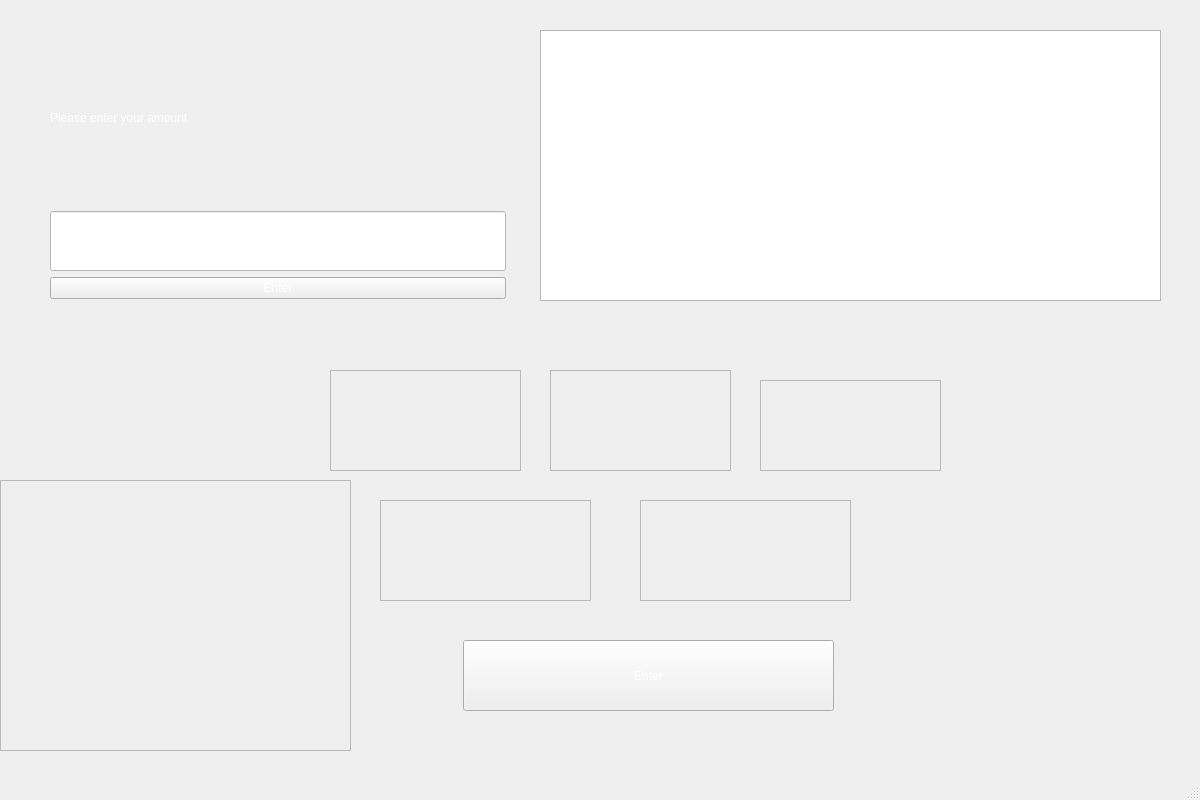
<?xml version="1.0" encoding="UTF-8"?>
<ui version="4.0">
 <class>Guiaom</class>
 <widget class="QMainWindow" name="Guiaom">
  <property name="geometry">
   <rect>
    <x>0</x>
    <y>0</y>
    <width>1200</width>
    <height>800</height>
   </rect>
  </property>
  <property name="maximumSize">
   <size>
    <width>1200</width>
    <height>800</height>
   </size>
  </property>
  <property name="windowTitle">
   <string>โปรแกรมแลกแบงค์/เหรียญ</string>
  </property>
  <property name="windowIcon">
   <iconset>
    <normaloff>../../.designer/backup/3743e35ed787b84af56132056fcf166e.png</normaloff>../../.designer/backup/3743e35ed787b84af56132056fcf166e.png</iconset>
  </property>
  <property name="styleSheet">
   <string notr="true">background-image: url(:/A1/141894_00_2x.jpg);
</string>
  </property>
  <widget class="QWidget" name="centralwidget">
   <widget class="QFrame" name="frame">
    <property name="geometry">
     <rect>
      <x>0</x>
      <y>480</y>
      <width>351</width>
      <height>271</height>
     </rect>
    </property>
    <property name="styleSheet">
     <string notr="true">background-image: url(:/A1/c24f248f8280a0035d193db844eebaec.png);</string>
    </property>
    <property name="frameShape">
     <enum>QFrame::StyledPanel</enum>
    </property>
    <property name="frameShadow">
     <enum>QFrame::Raised</enum>
    </property>
   </widget>
   <widget class="QWidget" name="">
    <property name="geometry">
     <rect>
      <x>50</x>
      <y>30</y>
      <width>456</width>
      <height>269</height>
     </rect>
    </property>
    <layout class="QVBoxLayout" name="verticalLayout">
     <item>
      <widget class="QLabel" name="label">
       <property name="styleSheet">
        <string notr="true">font: 24pt &quot;MS Shell Dlg 2&quot;;
color: rgb(255, 255, 255);
background-image: url(:/A1/abstract-halftone-background_23-2148583453.jpg);</string>
       </property>
       <property name="text">
        <string>Please enter your amount</string>
       </property>
      </widget>
     </item>
     <item>
      <widget class="QLineEdit" name="lineEdit">
       <property name="maximumSize">
        <size>
         <width>500</width>
         <height>60</height>
        </size>
       </property>
       <property name="styleSheet">
        <string notr="true">background-color: rgb(255, 255, 255);
text-decoration: underline;
font: 75 14pt &quot;MS Shell Dlg 2&quot;;
font: 14pt &quot;MS Shell Dlg 2&quot;;
background-image: url(:/A1/1876a4e9d6b9ba091d2516b3eab92db7.jpg);</string>
       </property>
       <property name="text">
        <string/>
       </property>
      </widget>
     </item>
     <item>
      <widget class="QPushButton" name="pushButton">
       <property name="styleSheet">
        <string notr="true">background-image: url(:/A1/abstract-halftone-background_23-2148583453.jpg);
color: rgb(255, 255, 255);
font: 14pt &quot;MS Shell Dlg 2&quot;;</string>
       </property>
       <property name="text">
        <string>Enter</string>
       </property>
      </widget>
     </item>
    </layout>
   </widget>
   <widget class="QPlainTextEdit" name="plainTextEdit">
    <property name="geometry">
     <rect>
      <x>540</x>
      <y>30</y>
      <width>621</width>
      <height>271</height>
     </rect>
    </property>
    <property name="styleSheet">
     <string notr="true">background-image: url(:/A1/1876a4e9d6b9ba091d2516b3eab92db7.jpg);
color: rgb(170, 0, 255);
font: 14pt &quot;MS Shell Dlg 2&quot;;</string>
    </property>
    <property name="plainText">
     <string/>
    </property>
   </widget>
   <widget class="QFrame" name="frame_2">
    <property name="geometry">
     <rect>
      <x>330</x>
      <y>370</y>
      <width>191</width>
      <height>101</height>
     </rect>
    </property>
    <property name="styleSheet">
     <string notr="true">image: url(:/A4/15755222747183.jpg);
image: url(:/A1/images.jfif);</string>
    </property>
    <property name="frameShape">
     <enum>QFrame::StyledPanel</enum>
    </property>
    <property name="frameShadow">
     <enum>QFrame::Raised</enum>
    </property>
   </widget>
   <widget class="QFrame" name="frame_3">
    <property name="geometry">
     <rect>
      <x>550</x>
      <y>370</y>
      <width>181</width>
      <height>101</height>
     </rect>
    </property>
    <property name="styleSheet">
     <string notr="true">image: url(:/A4/6w7gqo.jpg);
image: url(:/A1/_100325862_100_17f--1.png);</string>
    </property>
    <property name="frameShape">
     <enum>QFrame::StyledPanel</enum>
    </property>
    <property name="frameShadow">
     <enum>QFrame::Raised</enum>
    </property>
   </widget>
   <widget class="QFrame" name="frame_5">
    <property name="geometry">
     <rect>
      <x>760</x>
      <y>380</y>
      <width>181</width>
      <height>91</height>
     </rect>
    </property>
    <property name="styleSheet">
     <string notr="true">
image: url(:/A1/6w7gqo.jpg);
image: url(:/A1/6w7gqo.jpg);</string>
    </property>
    <property name="frameShape">
     <enum>QFrame::StyledPanel</enum>
    </property>
    <property name="frameShadow">
     <enum>QFrame::Raised</enum>
    </property>
   </widget>
   <widget class="QFrame" name="frame_4">
    <property name="geometry">
     <rect>
      <x>640</x>
      <y>500</y>
      <width>211</width>
      <height>101</height>
     </rect>
    </property>
    <property name="styleSheet">
     <string notr="true">image: url(:/A4/unnamed.jpg);
image: url(:/A1/AL15_b1000f2.gif);</string>
    </property>
    <property name="frameShape">
     <enum>QFrame::StyledPanel</enum>
    </property>
    <property name="frameShadow">
     <enum>QFrame::Raised</enum>
    </property>
   </widget>
   <widget class="QFrame" name="frame_6">
    <property name="geometry">
     <rect>
      <x>380</x>
      <y>500</y>
      <width>211</width>
      <height>101</height>
     </rect>
    </property>
    <property name="styleSheet">
     <string notr="true">image: url(:/A4/AL15_b1000f2.gif);
border-image: url(:/A1/unnamed.jpg);</string>
    </property>
    <property name="frameShape">
     <enum>QFrame::StyledPanel</enum>
    </property>
    <property name="frameShadow">
     <enum>QFrame::Raised</enum>
    </property>
   </widget>
   <widget class="QPushButton" name="pushButton_2">
    <property name="geometry">
     <rect>
      <x>463</x>
      <y>640</y>
      <width>371</width>
      <height>71</height>
     </rect>
    </property>
    <property name="styleSheet">
     <string notr="true">background-image: url(:/A1/abstract-halftone-background_23-2148583453.jpg);
color: rgb(255, 255, 255);
font: 14pt &quot;MS Shell Dlg 2&quot;;</string>
    </property>
    <property name="text">
     <string>Enter</string>
    </property>
   </widget>
  </widget>
  <widget class="QMenuBar" name="menubar">
   <property name="geometry">
    <rect>
     <x>0</x>
     <y>0</y>
     <width>1200</width>
     <height>26</height>
    </rect>
   </property>
  </widget>
  <widget class="QStatusBar" name="statusbar"/>
 </widget>
 <resources>
  <include location="imaom.qrc"/>
 </resources>
 <connections/>
</ui>
